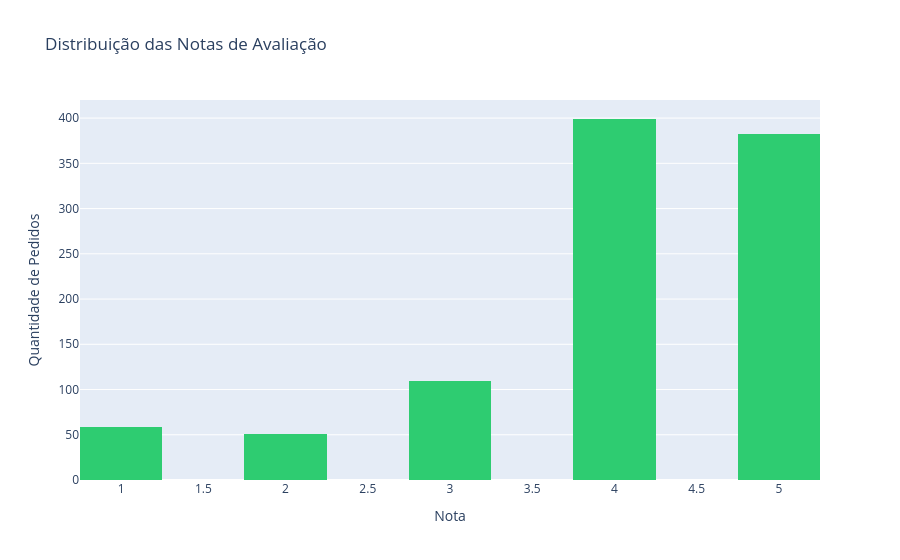

This figure's notebook cell:
### Markdown cell above
## 4. Satisfação
<div id="satisfacao"></div>

### Code cell
# Reviews
fig = go.Figure()
fig.add_trace(go.Histogram(
    x=df['review_score'],
    nbinsx=10,
    marker_color='#2ecc71',
    hovertemplate='%{x:.1f} stars: %{count} pedidos<br><extra>Distribuição</extra>'
))
fig.update_layout(
    title='Distribuição das Notas de Avaliação',
    xaxis_title='Nota',
    yaxis_title='Quantidade de Pedidos'
)

fig.show()

### Figure 1 — Plotly figure (JSON) as saved in the notebook; plotly's stock layout.template omitted (floating-point values rounded to 4 significant figures; data arrays with more than 128 entries replaced by an {"elided": "..."} marker saying what was removed)
{"data": [{"hovertemplate": "%{x:.1f} stars: %{count} pedidos<br><extra>Distribuição</extra>", "marker": {"color": "#2ecc71"}, "nbinsx": 10, "type": "histogram", "x": {"elided": "1000 float values"}}], "layout": {"title": {"text": "Distribuição das Notas de Avaliação"}, "xaxis": {"title": {"text": "Nota"}}, "yaxis": {"title": {"text": "Quantidade de Pedidos"}}}}
